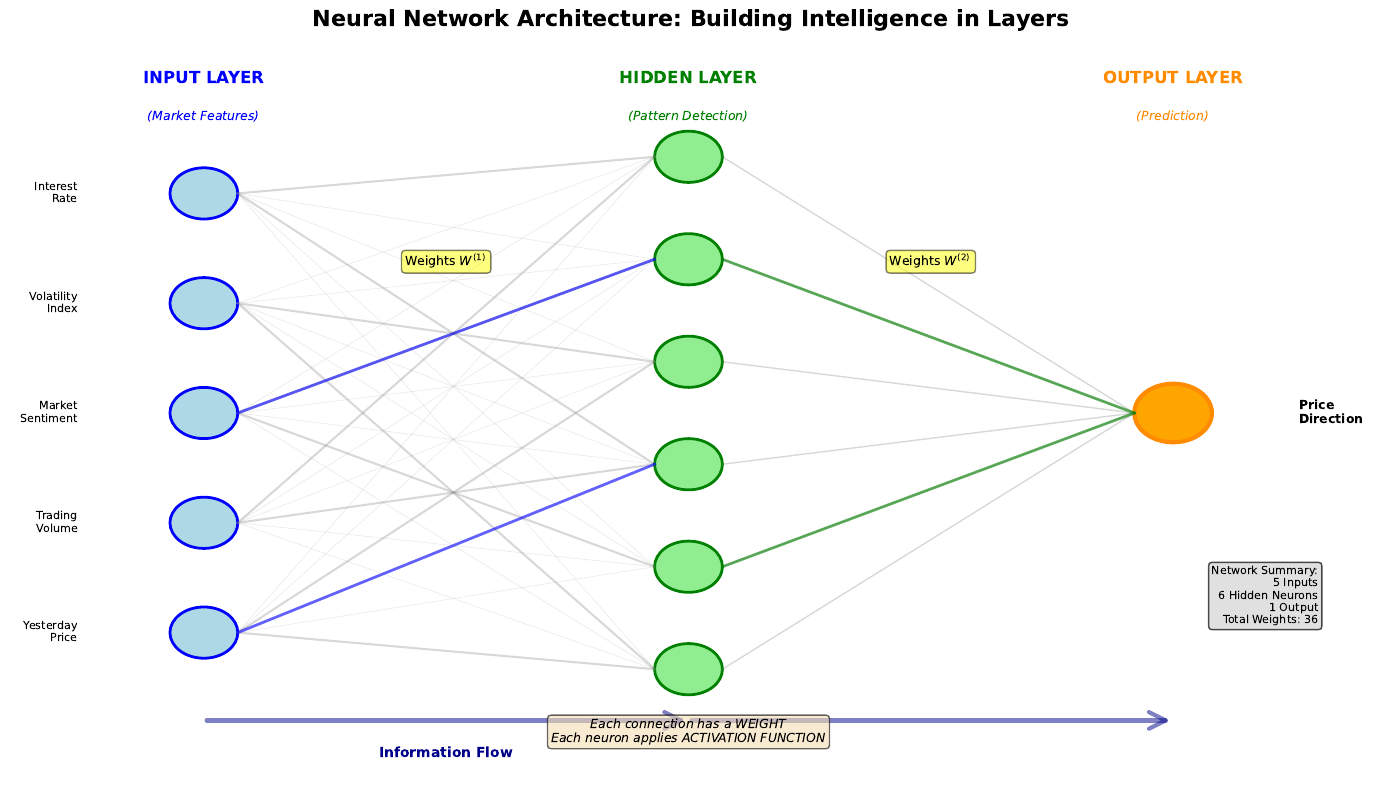

Write Python code to recreate this figure.
# ==============================================================================
# Chart: Network Architecture
# Source: https://github.com/Digital-AI-Finance/neural-networks/tree/main/05_network_architecture/
# Author: Digital-AI-Finance
# License: MIT License
# Created: 2025-11-23
# ==============================================================================

"""
Network Architecture

Neural network visualization chart

Source: https://github.com/Digital-AI-Finance/neural-networks/tree/main/05_network_architecture/
"""

CHART_METADATA = {
    'name': 'Network Architecture',
    'url': 'https://github.com/Digital-AI-Finance/neural-networks/tree/main/05_network_architecture/',
    'author': 'Digital-AI-Finance',
    'license': 'MIT License',
    'created': '2025-11-23',
    'description': 'Neural network visualization chart'
}

import matplotlib.pyplot as plt
import matplotlib.patches as patches
from matplotlib.patches import Circle, FancyArrowPatch
import numpy as np

# Set up the figure
fig, ax = plt.subplots(1, 1, figsize=(14, 8))
ax.set_xlim(0, 14)
ax.set_ylim(0, 10)
ax.axis('off')
fig.suptitle('Neural Network Architecture: Building Intelligence in Layers', fontsize=16, fontweight='bold')

# Layer positions
input_x = 2
hidden_x = 7
output_x = 12

# Number of neurons per layer
n_inputs = 5
n_hidden = 6
n_output = 1

# Input layer
input_y_positions = np.linspace(2, 8, n_inputs)
input_neurons = []
input_labels = ['Yesterday\nPrice', 'Trading\nVolume', 'Market\nSentiment', 'Volatility\nIndex', 'Interest\nRate']

ax.text(input_x, 9.5, 'INPUT LAYER', fontsize=12, ha='center', fontweight='bold', color='blue')
ax.text(input_x, 9, '(Market Features)', fontsize=9, ha='center', style='italic', color='blue')

for i, (y_pos, label) in enumerate(zip(input_y_positions, input_labels)):
    circle = Circle((input_x, y_pos), 0.35, facecolor='lightblue', edgecolor='blue', linewidth=2)
    ax.add_patch(circle)
    input_neurons.append((input_x, y_pos))
    ax.text(input_x - 1.3, y_pos, label, fontsize=8, ha='right', va='center')

# Hidden layer
hidden_y_positions = np.linspace(1.5, 8.5, n_hidden)
hidden_neurons = []

ax.text(hidden_x, 9.5, 'HIDDEN LAYER', fontsize=12, ha='center', fontweight='bold', color='green')
ax.text(hidden_x, 9, '(Pattern Detection)', fontsize=9, ha='center', style='italic', color='green')

for i, y_pos in enumerate(hidden_y_positions):
    circle = Circle((hidden_x, y_pos), 0.35, facecolor='lightgreen', edgecolor='green', linewidth=2)
    ax.add_patch(circle)
    hidden_neurons.append((hidden_x, y_pos))

# Output layer
output_y = 5
ax.text(output_x, 9.5, 'OUTPUT LAYER', fontsize=12, ha='center', fontweight='bold', color='darkorange')
ax.text(output_x, 9, '(Prediction)', fontsize=9, ha='center', style='italic', color='darkorange')

output_circle = Circle((output_x, output_y), 0.4, facecolor='orange', edgecolor='darkorange', linewidth=3)
ax.add_patch(output_circle)
ax.text(output_x + 1.3, output_y, 'Price\nDirection', fontsize=9, ha='left', va='center', fontweight='bold')

# Draw connections (sample, not all to avoid clutter)
# Input to Hidden (show a subset)
for i, (in_x, in_y) in enumerate(input_neurons):
    for j, (h_x, h_y) in enumerate(hidden_neurons):
        # Draw all connections but with varying alpha
        alpha = 0.15 if (i + j) % 3 != 0 else 0.3
        linewidth = 0.5 if (i + j) % 3 != 0 else 1.5
        ax.plot([in_x + 0.35, h_x - 0.35], [in_y, h_y], 'gray', alpha=alpha, linewidth=linewidth, zorder=1)

# Highlight a few connections
ax.plot([input_neurons[0][0] + 0.35, hidden_neurons[2][0] - 0.35],
        [input_neurons[0][1], hidden_neurons[2][1]], 'blue', alpha=0.6, linewidth=2, zorder=2)
ax.plot([input_neurons[2][0] + 0.35, hidden_neurons[4][0] - 0.35],
        [input_neurons[2][1], hidden_neurons[4][1]], 'blue', alpha=0.6, linewidth=2, zorder=2)

# Hidden to Output (draw all)
for h_x, h_y in hidden_neurons:
    ax.plot([h_x + 0.35, output_x - 0.4], [h_y, output_y], 'gray', alpha=0.3, linewidth=1, zorder=1)

# Highlight a few
ax.plot([hidden_neurons[1][0] + 0.35, output_x - 0.4],
        [hidden_neurons[1][1], output_y], 'green', alpha=0.6, linewidth=2, zorder=2)
ax.plot([hidden_neurons[4][0] + 0.35, output_x - 0.4],
        [hidden_neurons[4][1], output_y], 'green', alpha=0.6, linewidth=2, zorder=2)

# Add weight notation
ax.text(4.5, 7, 'Weights $W^{(1)}$', fontsize=9, ha='center',
        bbox=dict(boxstyle='round', facecolor='yellow', alpha=0.5))
ax.text(9.5, 7, 'Weights $W^{(2)}$', fontsize=9, ha='center',
        bbox=dict(boxstyle='round', facecolor='yellow', alpha=0.5))

# Add information flow arrows
arrow1 = FancyArrowPatch((input_x, 0.8), (hidden_x, 0.8),
                        arrowstyle='->', mutation_scale=30, linewidth=3, color='darkblue', alpha=0.5)
ax.add_patch(arrow1)
ax.text((input_x + hidden_x) / 2, 0.3, 'Information Flow', fontsize=10, ha='center', color='darkblue', fontweight='bold')

arrow2 = FancyArrowPatch((hidden_x, 0.8), (output_x, 0.8),
                        arrowstyle='->', mutation_scale=30, linewidth=3, color='darkblue', alpha=0.5)
ax.add_patch(arrow2)

# Add annotations
annotation_text = 'Each connection has a WEIGHT\nEach neuron applies ACTIVATION FUNCTION'
ax.text(7, 0.5, annotation_text, fontsize=9, ha='center', style='italic',
        bbox=dict(boxstyle='round', facecolor='wheat', alpha=0.6))

# Network summary box
summary_text = 'Network Summary:\n'
summary_text += f'{n_inputs} Inputs\n'
summary_text += f'{n_hidden} Hidden Neurons\n'
summary_text += f'{n_output} Output\n'
summary_text += f'Total Weights: {n_inputs * n_hidden + n_hidden * n_output}'
ax.text(13.5, 2.5, summary_text, fontsize=8, ha='right', va='center',
        bbox=dict(boxstyle='round', facecolor='lightgray', alpha=0.7))

plt.tight_layout()
plt.savefig('network_architecture.pdf', bbox_inches='tight', dpi=300)
print("Chart saved: network_architecture.pdf")

# Source: https://github.com/Digital-AI-Finance/neural-networks/tree/main/05_network_architecture/
